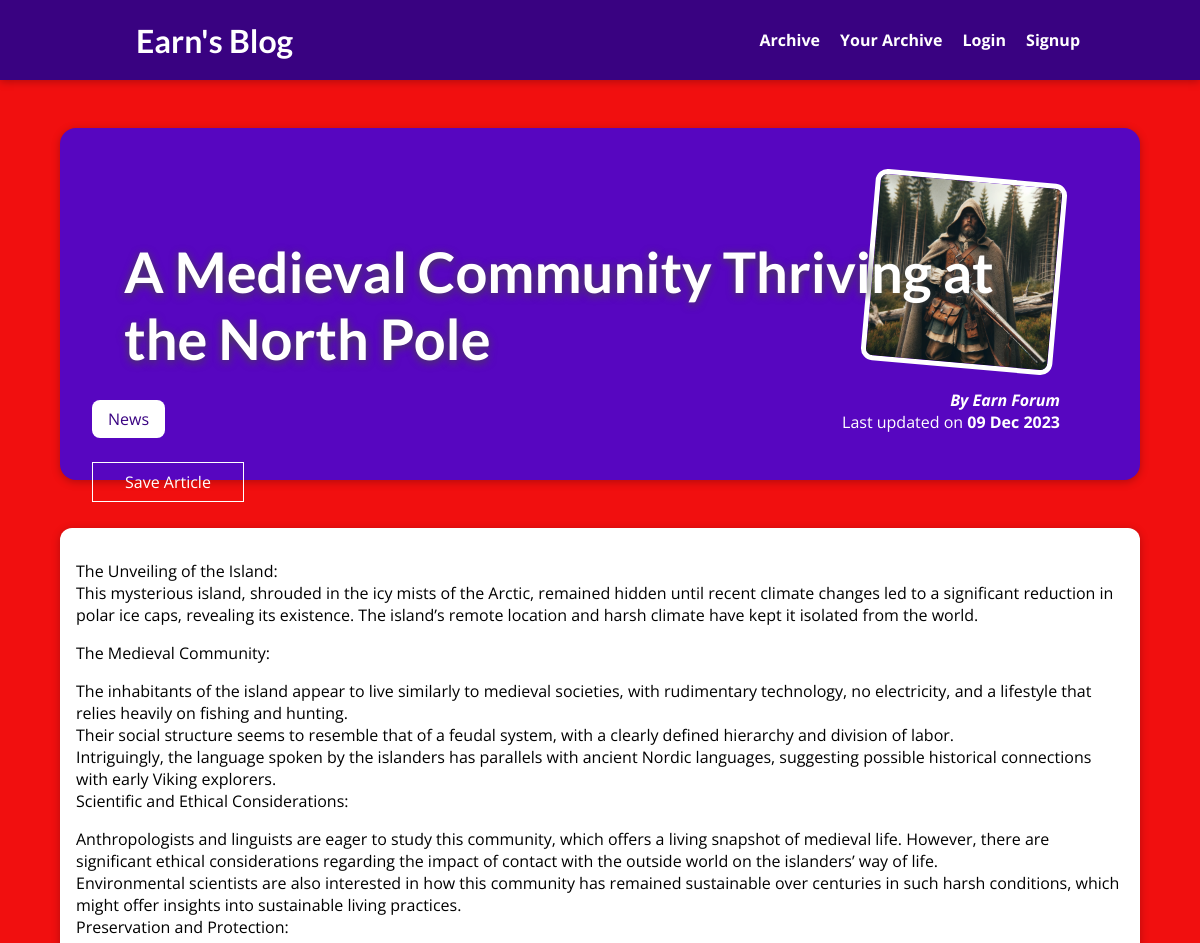
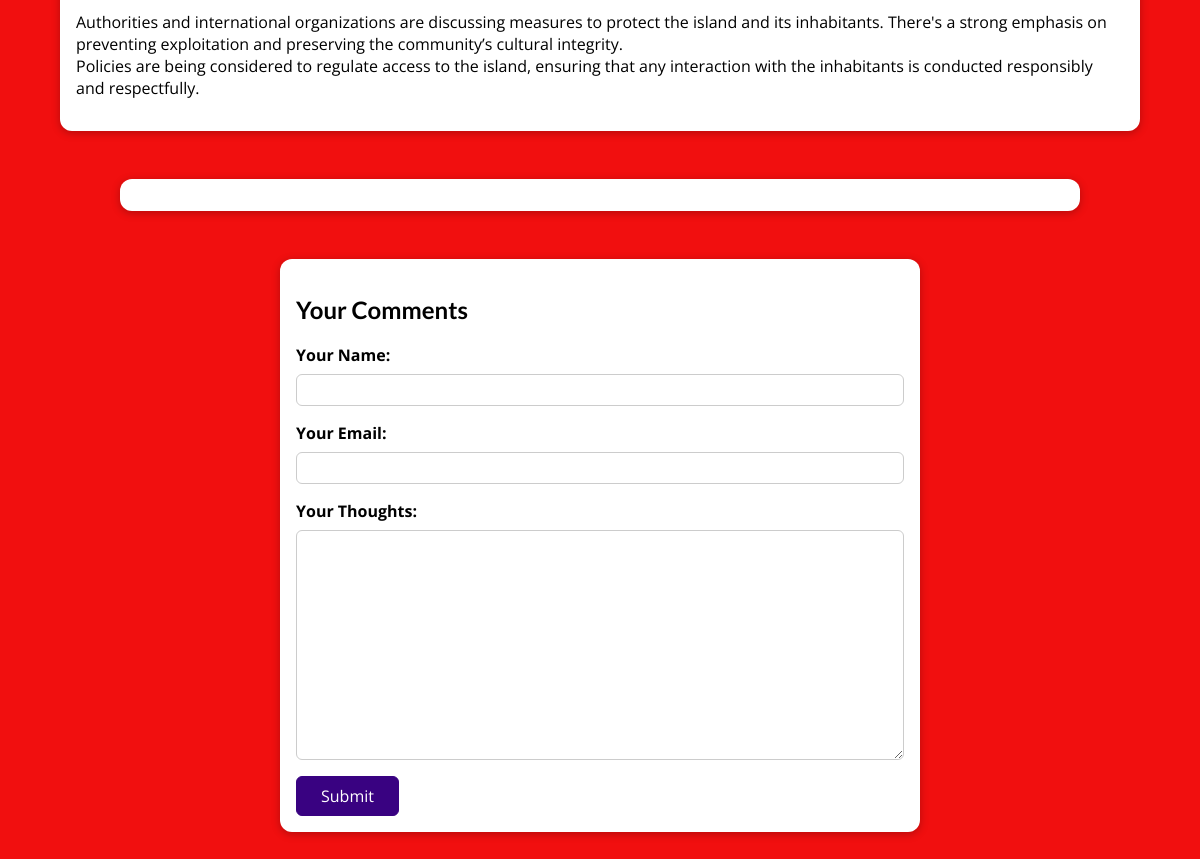
The app's page /posts/a-medieval-community-thriving-at-the-north-pole with its own data (2 pictures, top to bottom).
### blog/models.py (models this page shows, shortened)
class Post(models.Model):
    title = models.CharField(max_length=175)
    excerpt = models.CharField(max_length=200, null=True, blank=True)
    image = models.ImageField(upload_to='uploads/posts', null=True, blank=True)
    date = models.DateField(auto_now=True)
    slug = models.SlugField(unique=True)
    content = models.TextField(max_length=10000, null=True, blank=True)
    author = models.ForeignKey(
        Author, on_delete=models.SET_NULL, null=True, blank=True, related_name='posts')
    tags = models.ManyToManyField(Tag, blank=True)

class Tag(models.Model):
    caption = models.CharField(max_length=20)

class Author(models.Model):
    first_name = models.CharField(max_length=100)
    last_name = models.CharField(max_length=100)
    email_address = models.EmailField()
    def full_name(self):
        return f"{self.first_name} {self.last_name}"
    def __str__(self):
        return self.full_name()

### blog/views.py (the view, shortened to what this page needs)
# urls.py: path("posts/<slug:slug>", views.SinglePostView.as_view(),
class SinglePostView(View):
    def is_stored_posts(self, request, post_id):
        stored_posts = request.session.get("stored_posts")
        if stored_posts is  not None:
            is_saved_for_later = post_id in stored_posts
        else :
            is_saved_for_later = False
        return is_saved_for_later
    def get(self, request, slug):
        post = Post.objects.get(slug=slug)
        context = {
            "post": post,
            "post_tags": post.tags.all(),
            "comment_form": CommentForm(),
            "comments": post.comments.all().order_by('-id'),
            "saved_for_later": self.is_stored_posts(request, post.id)
        }
        return render(request, "blog/post-detail.html", context)

### blog/form.py
class CommentForm(forms.ModelForm):
    class Meta:
        model = Comment
        fields = "__all__"
        exclude = ["post"]
        labels = {
            "user_name": "Your Name",
            "user_email": "Your Email",
            "text": "Your Thoughts",
        }
        widgets = {
            "user_name": forms.TextInput(attrs={"class": "form-control"}),
            "user_email": forms.EmailInput(attrs={"class": "form-control"}),
            "text": forms.Textarea(attrs={"class": "form-control"}),
        }

### blog/templates/blog/post-detail.html (shortened to what this page needs)
{% extends "base.html" %}
{% load static %}
{% block css_files %}
<link href="{% static 'blog/post-details.css' %}" rel="stylesheet">
{% endblock %}
{% block content %}
<section id="summary">
    <h2>{{ post.title }}</h2>
    <div>
        {% for tag in post_tags %}
        <span class="tag">{{ tag.caption }}</span>
        {% endfor %}
    </div>
    <div id="read-later">
        <form action="{% url "read-later" %}" method="POST">
            <button>
                {% if saved_for_later %}
                    Remove from Saved Article List
                {% else %}
                    Save Article
                {% endif %}
            </button>
        </form>
    </div>
    <article>
        <img src="{{ post.image.url }}" alt="{{ post.title }}" />
        <address>By <a href="mailto:{{ post.author.email }}">{{ post.author }}</a></address>
        <div>
            Last updated on <time>{{ post.date|date:"d M Y" }}</time>
        </div>
    </article>
</section>
<main>
    {{ post.content|linebreaks}}
</main>
<section id="comments">
</section>
<section id="comment-form">
    <h2>Your Comments</h2>
    <div>
        <form action="{% url "post-detail-page" post.slug %}" method="POST">
            {% for form_field in comment_form %}
            <div class="form-control {% if form_field.errors %}invalid{% endif %}">
                {{ form_field.label_tag }}
                {{ form_field }}
            </div>
            {% endfor %}
            <button>Submit</button>
        </form>
    </div>
</section>
{% endblock %}

### static/app.css (style rules this page uses)
* { box-sizing: border-box; }
html { font-family: 'Open Sans', 'Lato', sans-serif; }
body { margin: 0; }
h1, h2, h3 { font-family: 'Lato', sans-serif; font-weight: bold; }

### blog/static/blog/post-details.css (style rules this page uses)
body { background-color: #f10f0f; }
#summary { margin: 8rem auto 3rem auto; padding: 2rem; width: 90%; max-width: 90rem; border-radius: 16px; background-color: #5706c0; position: relative; box-shadow: 0 2px 8px rgba(0, 0, 0, 0.25); height: 22rem; }
#summary h2 { position: relative; z-index: 2; color: white; font-size: 3.5rem; margin-bottom: 0.25rem; padding: 2rem; text-shadow: #464646 0 2px 8px; }
#summary article { position: absolute; top: 2rem; right: 3rem; padding: 1rem 2rem; border-radius: 12px; text-align: right; color: white; }
#summary article img { position: relative; z-index: 1; width: 12rem; height: 12rem; border-radius: 12px; transform: rotateZ(5deg); border: 5px solid white; margin-bottom: 1rem; }
#summary address { font-weight: bold; }
#summary a { color: white; text-decoration: none; }
#summary time { font-weight: bold; }
#read-later { margin: 2rem 0; }
#read-later button { background-color: transparent; border: 1px solid white; padding: 0.5rem 2rem; font: inherit; color: white; cursor: pointer; }
main { width: 90%; max-width: 90rem; margin: 3rem auto; background-color: white; padding: 1rem; border-radius: 12px; box-shadow: 0 2px 8px rgba(0, 0, 0, 0.25); }
.tag { background-color: white; color: #390281; padding: 0.5rem 1rem; border-radius: 8px; }
#comment-form { margin: 3rem auto; width: 90%; max-width: 40rem; border-radius: 12px; background-color: white; box-shadow: 0 2px 8px rgba(0, 0, 0, 0.25); padding: 1rem; }
#comment-form button { font: inherit; background-color: #390281; color: white; border: 1px solid #390281; padding: 0.5rem 1.5rem; border-radius: 6px; cursor: pointer; }
.form-control { margin-bottom: 1rem; }
.form-control label { font-weight: bold; margin-bottom: 0.5rem; display: block; }
.form-control input, .form-control textarea { display: block; width: 100%; font: inherit; padding: 0.25rem; border-radius: 6px; border: 1px solid #ccc; }
#comments { margin: 3rem auto; width: 90%; max-width: 60rem; border-radius: 12px; background-color: white; box-shadow: 0 2px 8px rgba(0, 0, 0, 0.25); padding: 1rem 2rem; }

### records on screen
Post: title "A Medieval Community Thriving at the North Pole", image (picture), author "Earn Forum", date "09 Dec 2023", content "The Unveiling of the Island: This mysterious island, shrouded in the icy mists of the Arctic, remained hidden until recent climate changes led to a significant reduction in polar ice caps, revealing its existence. The island’s remote location and harsh climate have kept it isolated from the world. The Medieval Community: The inhabitants of the island appear to live similarly to medieval societies, with rudimentary technology, no electricity, and a lifestyle that relies heavily on fishing and hunting. Their social structure seems to resemble that of a feudal system, with a clearly defined hierarchy and division of labor. Intriguingly, the language spoken by the islanders has parallels with…"
Tag: caption "News"
